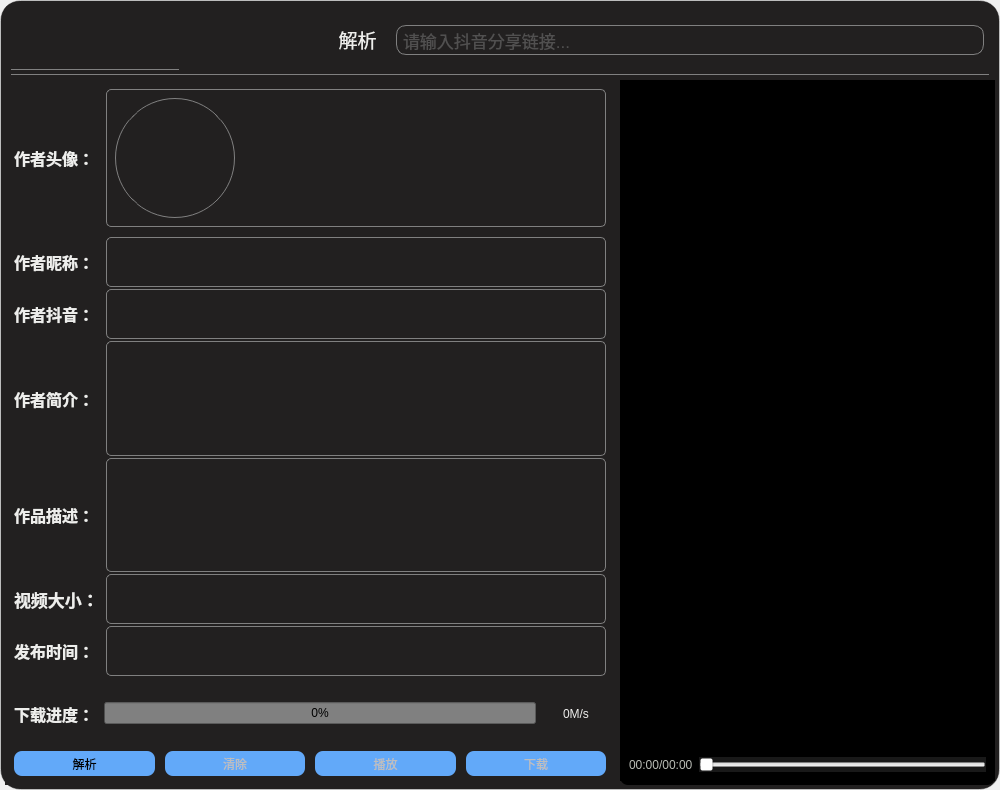
<?xml version="1.0" encoding="UTF-8"?>
<ui version="4.0">
 <class>Form</class>
 <widget class="QWidget" name="Form">
  <property name="geometry">
   <rect>
    <x>0</x>
    <y>0</y>
    <width>1000</width>
    <height>790</height>
   </rect>
  </property>
  <property name="minimumSize">
   <size>
    <width>1000</width>
    <height>790</height>
   </size>
  </property>
  <property name="maximumSize">
   <size>
    <width>1000</width>
    <height>790</height>
   </size>
  </property>
  <property name="windowTitle">
   <string>Form</string>
  </property>
  <property name="styleSheet">
   <string notr="true">QWidget#top_window {
border-radius:20px;
border: 1px solid rgba(243, 243, 243,0.5);
}</string>
  </property>
  <layout class="QHBoxLayout" name="horizontalLayout_3">
   <property name="spacing">
    <number>0</number>
   </property>
   <property name="leftMargin">
    <number>0</number>
   </property>
   <property name="topMargin">
    <number>0</number>
   </property>
   <property name="rightMargin">
    <number>0</number>
   </property>
   <property name="bottomMargin">
    <number>0</number>
   </property>
   <item>
    <widget class="QWidget" name="top_window" native="true">
     <property name="styleSheet">
      <string notr="true">background-color: rgb(34, 32, 32);</string>
     </property>
     <layout class="QGridLayout" name="gridLayout" rowstretch="1,0" columnstretch="4,0">
      <property name="leftMargin">
       <number>5</number>
      </property>
      <property name="topMargin">
       <number>5</number>
      </property>
      <property name="rightMargin">
       <number>5</number>
      </property>
      <property name="bottomMargin">
       <number>5</number>
      </property>
      <property name="spacing">
       <number>5</number>
      </property>
      <item row="0" column="0" colspan="2">
       <widget class="QWidget" name="widget_3" native="true">
        <property name="minimumSize">
         <size>
          <width>0</width>
          <height>70</height>
         </size>
        </property>
        <property name="maximumSize">
         <size>
          <width>16777215</width>
          <height>70</height>
         </size>
        </property>
        <property name="styleSheet">
         <string notr="true">border-bottom: 1px solid grey;
margin:0 6px;
</string>
        </property>
        <layout class="QHBoxLayout" name="horizontalLayout_6" stretch="3,10,1">
         <property name="spacing">
          <number>20</number>
         </property>
         <property name="leftMargin">
          <number>0</number>
         </property>
         <property name="topMargin">
          <number>0</number>
         </property>
         <property name="rightMargin">
          <number>5</number>
         </property>
         <property name="bottomMargin">
          <number>0</number>
         </property>
         <item alignment="Qt::AlignLeft">
          <widget class="QLabel" name="head_logo">
           <property name="minimumSize">
            <size>
             <width>180</width>
             <height>60</height>
            </size>
           </property>
           <property name="maximumSize">
            <size>
             <width>180</width>
             <height>60</height>
            </size>
           </property>
           <property name="styleSheet">
            <string notr="true">border-image: url(:/head/logo.png);</string>
           </property>
           <property name="text">
            <string/>
           </property>
          </widget>
         </item>
         <item>
          <layout class="QHBoxLayout" name="horizontalLayout_2" stretch="0,0">
           <property name="spacing">
            <number>0</number>
           </property>
           <property name="rightMargin">
            <number>0</number>
           </property>
           <item>
            <widget class="QPushButton" name="parse_btn_2">
             <property name="maximumSize">
              <size>
               <width>65</width>
               <height>16777215</height>
              </size>
             </property>
             <property name="font">
              <font>
               <pointsize>14</pointsize>
              </font>
             </property>
             <property name="styleSheet">
              <string notr="true">border:none;color:rgb(238, 238, 236);
</string>
             </property>
             <property name="text">
              <string>解析</string>
             </property>
            </widget>
           </item>
           <item>
            <widget class="QLineEdit" name="parse_le">
             <property name="minimumSize">
              <size>
               <width>600</width>
               <height>30</height>
              </size>
             </property>
             <property name="maximumSize">
              <size>
               <width>600</width>
               <height>16777215</height>
              </size>
             </property>
             <property name="font">
              <font>
               <pointsize>13</pointsize>
              </font>
             </property>
             <property name="toolTip">
              <string>ss</string>
             </property>
             <property name="styleSheet">
              <string notr="true">    border:1px solid gray;
    height: 20px;
    border-radius:10px;
    padding:2px 4px;
	color:grey;</string>
             </property>
             <property name="text">
              <string/>
             </property>
             <property name="placeholderText">
              <string>请输入抖音分享链接...</string>
             </property>
            </widget>
           </item>
          </layout>
         </item>
         <item>
          <layout class="QHBoxLayout" name="horizontalLayout">
           <property name="spacing">
            <number>0</number>
           </property>
          </layout>
         </item>
        </layout>
       </widget>
      </item>
      <item row="1" column="0">
       <widget class="QWidget" name="widget_4" native="true">
        <property name="styleSheet">
         <string notr="true"/>
        </property>
        <layout class="QHBoxLayout" name="horizontalLayout_9">
         <item>
          <layout class="QVBoxLayout" name="verticalLayout" stretch="2,8,1,1">
           <property name="spacing">
            <number>10</number>
           </property>
           <item>
            <layout class="QHBoxLayout" name="horizontalLayout_4" stretch="1,4">
             <item>
              <widget class="QLabel" name="label">
               <property name="minimumSize">
                <size>
                 <width>0</width>
                 <height>0</height>
                </size>
               </property>
               <property name="maximumSize">
                <size>
                 <width>16777215</width>
                 <height>120</height>
                </size>
               </property>
               <property name="font">
                <font>
                 <pointsize>12</pointsize>
                 <weight>75</weight>
                 <italic>false</italic>
                 <bold>true</bold>
                 <underline>false</underline>
                 <strikeout>false</strikeout>
                </font>
               </property>
               <property name="styleSheet">
                <string notr="true">color: rgb(238, 238, 236);</string>
               </property>
               <property name="text">
                <string>作者头像：</string>
               </property>
              </widget>
             </item>
             <item>
              <widget class="QWidget" name="widget" native="true">
               <property name="minimumSize">
                <size>
                 <width>500</width>
                 <height>0</height>
                </size>
               </property>
               <property name="maximumSize">
                <size>
                 <width>500</width>
                 <height>16777215</height>
                </size>
               </property>
               <property name="styleSheet">
                <string notr="true">border: 1px solid grey;border-radius:5px;color: rgb(238, 238, 236);</string>
               </property>
               <layout class="QHBoxLayout" name="horizontalLayout_10">
                <item alignment="Qt::AlignLeft">
                 <widget class="QLabel" name="avatar_label">
                  <property name="minimumSize">
                   <size>
                    <width>120</width>
                    <height>120</height>
                   </size>
                  </property>
                  <property name="maximumSize">
                   <size>
                    <width>120</width>
                    <height>120</height>
                   </size>
                  </property>
                  <property name="styleSheet">
                   <string notr="true">border-radius: 60px;
border-image: url(:/douyin/douyin.png);</string>
                  </property>
                  <property name="text">
                   <string/>
                  </property>
                 </widget>
                </item>
               </layout>
              </widget>
             </item>
            </layout>
           </item>
           <item>
            <layout class="QGridLayout" name="gridLayout_2" columnstretch="1,0">
             <property name="horizontalSpacing">
              <number>5</number>
             </property>
             <property name="verticalSpacing">
              <number>2</number>
             </property>
             <item row="3" column="1">
              <widget class="QLabel" name="desc_label">
               <property name="minimumSize">
                <size>
                 <width>500</width>
                 <height>100</height>
                </size>
               </property>
               <property name="maximumSize">
                <size>
                 <width>500</width>
                 <height>16777215</height>
                </size>
               </property>
               <property name="styleSheet">
                <string notr="true">border: 1px solid grey;border-radius:5px;color: rgb(238, 238, 236);</string>
               </property>
               <property name="text">
                <string/>
               </property>
               <property name="wordWrap">
                <bool>true</bool>
               </property>
              </widget>
             </item>
             <item row="0" column="0">
              <widget class="QLabel" name="label_3">
               <property name="font">
                <font>
                 <pointsize>12</pointsize>
                 <weight>75</weight>
                 <bold>true</bold>
                </font>
               </property>
               <property name="styleSheet">
                <string notr="true">color: rgb(238, 238, 236);</string>
               </property>
               <property name="text">
                <string>作者昵称：</string>
               </property>
              </widget>
             </item>
             <item row="5" column="0">
              <widget class="QLabel" name="label_4">
               <property name="font">
                <font>
                 <pointsize>12</pointsize>
                 <weight>75</weight>
                 <bold>true</bold>
                </font>
               </property>
               <property name="styleSheet">
                <string notr="true">color: rgb(238, 238, 236);</string>
               </property>
               <property name="text">
                <string>发布时间：</string>
               </property>
              </widget>
             </item>
             <item row="1" column="1">
              <widget class="QLabel" name="douyin_id_label">
               <property name="minimumSize">
                <size>
                 <width>500</width>
                 <height>0</height>
                </size>
               </property>
               <property name="maximumSize">
                <size>
                 <width>500</width>
                 <height>50</height>
                </size>
               </property>
               <property name="styleSheet">
                <string notr="true">border: 1px solid grey;border-radius:5px;color: rgb(238, 238, 236);</string>
               </property>
               <property name="text">
                <string/>
               </property>
              </widget>
             </item>
             <item row="1" column="0">
              <widget class="QLabel" name="label_5">
               <property name="font">
                <font>
                 <pointsize>12</pointsize>
                 <weight>75</weight>
                 <bold>true</bold>
                </font>
               </property>
               <property name="styleSheet">
                <string notr="true">color: rgb(238, 238, 236);</string>
               </property>
               <property name="text">
                <string>作者抖音：</string>
               </property>
              </widget>
             </item>
             <item row="0" column="1">
              <widget class="QLabel" name="author_name_label">
               <property name="minimumSize">
                <size>
                 <width>500</width>
                 <height>0</height>
                </size>
               </property>
               <property name="maximumSize">
                <size>
                 <width>500</width>
                 <height>50</height>
                </size>
               </property>
               <property name="styleSheet">
                <string notr="true">border: 1px solid grey;border-radius:5px;color: rgb(238, 238, 236);</string>
               </property>
               <property name="text">
                <string/>
               </property>
               <property name="wordWrap">
                <bool>false</bool>
               </property>
              </widget>
             </item>
             <item row="5" column="1">
              <widget class="QLabel" name="create_time_label">
               <property name="minimumSize">
                <size>
                 <width>500</width>
                 <height>0</height>
                </size>
               </property>
               <property name="maximumSize">
                <size>
                 <width>500</width>
                 <height>50</height>
                </size>
               </property>
               <property name="styleSheet">
                <string notr="true">border: 1px solid grey;border-radius:5px;color: rgb(238, 238, 236);</string>
               </property>
               <property name="text">
                <string/>
               </property>
              </widget>
             </item>
             <item row="2" column="0">
              <widget class="QLabel" name="label_7">
               <property name="font">
                <font>
                 <pointsize>12</pointsize>
                 <weight>75</weight>
                 <bold>true</bold>
                </font>
               </property>
               <property name="styleSheet">
                <string notr="true">color: rgb(238, 238, 236);</string>
               </property>
               <property name="text">
                <string>作者简介：</string>
               </property>
              </widget>
             </item>
             <item row="4" column="0">
              <widget class="QLabel" name="label_8">
               <property name="font">
                <font>
                 <pointsize>13</pointsize>
                 <weight>75</weight>
                 <bold>true</bold>
                </font>
               </property>
               <property name="styleSheet">
                <string notr="true">color: rgb(238, 238, 236);</string>
               </property>
               <property name="text">
                <string>视频大小：</string>
               </property>
              </widget>
             </item>
             <item row="3" column="0">
              <widget class="QLabel" name="label_2">
               <property name="font">
                <font>
                 <pointsize>12</pointsize>
                 <weight>75</weight>
                 <bold>true</bold>
                </font>
               </property>
               <property name="styleSheet">
                <string notr="true">color: rgb(238, 238, 236);</string>
               </property>
               <property name="text">
                <string>作品描述：</string>
               </property>
              </widget>
             </item>
             <item row="2" column="1">
              <widget class="QLabel" name="introduce_label">
               <property name="minimumSize">
                <size>
                 <width>500</width>
                 <height>100</height>
                </size>
               </property>
               <property name="maximumSize">
                <size>
                 <width>500</width>
                 <height>16777215</height>
                </size>
               </property>
               <property name="styleSheet">
                <string notr="true">border: 1px solid grey;border-radius:5px;color: rgb(238, 238, 236);</string>
               </property>
               <property name="text">
                <string/>
               </property>
               <property name="wordWrap">
                <bool>true</bool>
               </property>
              </widget>
             </item>
             <item row="4" column="1">
              <widget class="QLabel" name="video_size_label">
               <property name="maximumSize">
                <size>
                 <width>16777215</width>
                 <height>50</height>
                </size>
               </property>
               <property name="styleSheet">
                <string notr="true">border: 1px solid grey;border-radius:5px;color: rgb(238, 238, 236);</string>
               </property>
               <property name="text">
                <string/>
               </property>
              </widget>
             </item>
            </layout>
           </item>
           <item>
            <layout class="QHBoxLayout" name="horizontalLayout_7">
             <item>
              <widget class="QLabel" name="label_6">
               <property name="font">
                <font>
                 <pointsize>12</pointsize>
                 <weight>75</weight>
                 <bold>true</bold>
                </font>
               </property>
               <property name="styleSheet">
                <string notr="true">color: rgb(238, 238, 236);</string>
               </property>
               <property name="text">
                <string>下载进度：</string>
               </property>
              </widget>
             </item>
             <item>
              <widget class="QProgressBar" name="progressBar">
               <property name="minimumSize">
                <size>
                 <width>0</width>
                 <height>0</height>
                </size>
               </property>
               <property name="maximumSize">
                <size>
                 <width>5000</width>
                 <height>16777215</height>
                </size>
               </property>
               <property name="styleSheet">
                <string notr="true">background-color: grey;</string>
               </property>
               <property name="value">
                <number>0</number>
               </property>
              </widget>
             </item>
             <item>
              <widget class="QLabel" name="download_speed_label">
               <property name="minimumSize">
                <size>
                 <width>60</width>
                 <height>0</height>
                </size>
               </property>
               <property name="maximumSize">
                <size>
                 <width>60</width>
                 <height>16777215</height>
                </size>
               </property>
               <property name="styleSheet">
                <string notr="true">color: rgb(238, 238, 236);</string>
               </property>
               <property name="text">
                <string>0M/s</string>
               </property>
               <property name="alignment">
                <set>Qt::AlignCenter</set>
               </property>
              </widget>
             </item>
            </layout>
           </item>
           <item>
            <layout class="QHBoxLayout" name="horizontalLayout_5">
             <item>
              <widget class="QPushButton" name="parse_btn">
               <property name="minimumSize">
                <size>
                 <width>0</width>
                 <height>25</height>
                </size>
               </property>
               <property name="styleSheet">
                <string notr="true">QPushButton#parse_btn {
		border-radius: 8px;
		background-color: rgb(98, 169, 249);
}
QPushButton#parse_btn:hover {
		background-color: rgb(129, 190, 236);
}
QPushButton#parse_btn:pressed {
		background-color: rgb(45, 129, 186);
}</string>
               </property>
               <property name="text">
                <string>解析</string>
               </property>
              </widget>
             </item>
             <item>
              <widget class="QPushButton" name="clear_btn">
               <property name="enabled">
                <bool>false</bool>
               </property>
               <property name="minimumSize">
                <size>
                 <width>0</width>
                 <height>25</height>
                </size>
               </property>
               <property name="styleSheet">
                <string notr="true">QPushButton#clear_btn {
		border-radius: 8px;
		background-color: rgb(98, 169, 249);
}
QPushButton#clear_btn:hover {
		background-color: rgb(129, 190, 236);
}
QPushButton#clear_btn:pressed {
		background-color: rgb(45, 129, 186);
}</string>
               </property>
               <property name="text">
                <string>清除</string>
               </property>
              </widget>
             </item>
             <item>
              <widget class="QPushButton" name="play_btn">
               <property name="enabled">
                <bool>false</bool>
               </property>
               <property name="minimumSize">
                <size>
                 <width>0</width>
                 <height>25</height>
                </size>
               </property>
               <property name="styleSheet">
                <string notr="true">QPushButton#play_btn {
		border-radius: 8px;
		background-color: rgb(98, 169, 249);
}
QPushButton#play_btn:hover {
		background-color: rgb(129, 190, 236);
}
QPushButton#play_btn:pressed {
		background-color: rgb(45, 129, 186);
}</string>
               </property>
               <property name="text">
                <string>播放</string>
               </property>
              </widget>
             </item>
             <item>
              <widget class="QPushButton" name="download_btn">
               <property name="enabled">
                <bool>false</bool>
               </property>
               <property name="minimumSize">
                <size>
                 <width>0</width>
                 <height>25</height>
                </size>
               </property>
               <property name="styleSheet">
                <string notr="true">QPushButton#download_btn {
		border-radius: 8px;
		background-color: rgb(98, 169, 249);
}
QPushButton#download_btn:hover {
		background-color: rgb(129, 190, 236);
}
QPushButton#download_btn:pressed {
		background-color: rgb(45, 129, 186);
}</string>
               </property>
               <property name="text">
                <string>下载</string>
               </property>
              </widget>
             </item>
            </layout>
           </item>
          </layout>
         </item>
        </layout>
       </widget>
      </item>
      <item row="1" column="1">
       <widget class="QWidget" name="v_widget" native="true">
        <property name="minimumSize">
         <size>
          <width>375</width>
          <height>0</height>
         </size>
        </property>
        <property name="maximumSize">
         <size>
          <width>375</width>
          <height>1000</height>
         </size>
        </property>
        <property name="styleSheet">
         <string notr="true">QWidget#v_widget{
background:#000;
border-radius:8px;}</string>
        </property>
        <layout class="QVBoxLayout" name="verticalLayout_2" stretch="20,1">
         <property name="spacing">
          <number>1</number>
         </property>
         <property name="leftMargin">
          <number>0</number>
         </property>
         <property name="topMargin">
          <number>0</number>
         </property>
         <property name="rightMargin">
          <number>0</number>
         </property>
         <property name="bottomMargin">
          <number>4</number>
         </property>
         <item>
          <widget class="QWidget" name="video_box" native="true">
           <property name="styleSheet">
            <string notr="true">background-color: rgb(0, 0, 0);</string>
           </property>
           <layout class="QVBoxLayout" name="verticalLayout_4">
            <property name="spacing">
             <number>0</number>
            </property>
            <property name="leftMargin">
             <number>2</number>
            </property>
            <property name="topMargin">
             <number>0</number>
            </property>
            <property name="rightMargin">
             <number>2</number>
            </property>
            <property name="bottomMargin">
             <number>2</number>
            </property>
           </layout>
          </widget>
         </item>
         <item>
          <widget class="QWidget" name="widget_2" native="true">
           <property name="maximumSize">
            <size>
             <width>16777215</width>
             <height>50</height>
            </size>
           </property>
           <property name="styleSheet">
            <string notr="true">background-color: rgb(0, 0, 0);</string>
           </property>
           <layout class="QHBoxLayout" name="horizontalLayout_8">
            <item>
             <widget class="QLabel" name="video_time">
              <property name="styleSheet">
               <string notr="true">background-color: rgba(238, 238, 236,0);color: rgb(186, 189, 182);</string>
              </property>
              <property name="text">
               <string>00:00/00:00</string>
              </property>
             </widget>
            </item>
            <item>
             <widget class="QSlider" name="play_sld">
              <property name="maximumSize">
               <size>
                <width>16777215</width>
                <height>20</height>
               </size>
              </property>
              <property name="acceptDrops">
               <bool>false</bool>
              </property>
              <property name="styleSheet">
               <string notr="true">background-color: rgba(255, 255, 255,0.1);
border:none;
</string>
              </property>
              <property name="orientation">
               <enum>Qt::Horizontal</enum>
              </property>
             </widget>
            </item>
           </layout>
          </widget>
         </item>
        </layout>
       </widget>
      </item>
     </layout>
    </widget>
   </item>
  </layout>
 </widget>
 <resources>
  <include location="source/logo.qrc"/>
 </resources>
 <connections>
  <connection>
   <sender>parse_le</sender>
   <signal>returnPressed()</signal>
   <receiver>Form</receiver>
   <slot>parse_video()</slot>
   <hints>
    <hint type="sourcelabel">
     <x>674</x>
     <y>46</y>
    </hint>
    <hint type="destinationlabel">
     <x>295</x>
     <y>-45</y>
    </hint>
   </hints>
  </connection>
  <connection>
   <sender>play_btn</sender>
   <signal>clicked()</signal>
   <receiver>Form</receiver>
   <slot>play()</slot>
   <hints>
    <hint type="sourcelabel">
     <x>455</x>
     <y>761</y>
    </hint>
    <hint type="destinationlabel">
     <x>148</x>
     <y>534</y>
    </hint>
   </hints>
  </connection>
  <connection>
   <sender>parse_btn</sender>
   <signal>clicked()</signal>
   <receiver>Form</receiver>
   <slot>parse_video()</slot>
   <hints>
    <hint type="sourcelabel">
     <x>92</x>
     <y>761</y>
    </hint>
    <hint type="destinationlabel">
     <x>70</x>
     <y>548</y>
    </hint>
   </hints>
  </connection>
  <connection>
   <sender>clear_btn</sender>
   <signal>clicked()</signal>
   <receiver>Form</receiver>
   <slot>clear_data()</slot>
   <hints>
    <hint type="sourcelabel">
     <x>306</x>
     <y>761</y>
    </hint>
    <hint type="destinationlabel">
     <x>131</x>
     <y>585</y>
    </hint>
   </hints>
  </connection>
  <connection>
   <sender>download_btn</sender>
   <signal>clicked()</signal>
   <receiver>Form</receiver>
   <slot>download()</slot>
   <hints>
    <hint type="sourcelabel">
     <x>551</x>
     <y>758</y>
    </hint>
    <hint type="destinationlabel">
     <x>581</x>
     <y>888</y>
    </hint>
   </hints>
  </connection>
 </connections>
 <slots>
  <slot>parse_video()</slot>
  <slot>play()</slot>
  <slot>pause()</slot>
  <slot>clear_data()</slot>
  <slot>download()</slot>
 </slots>
</ui>
